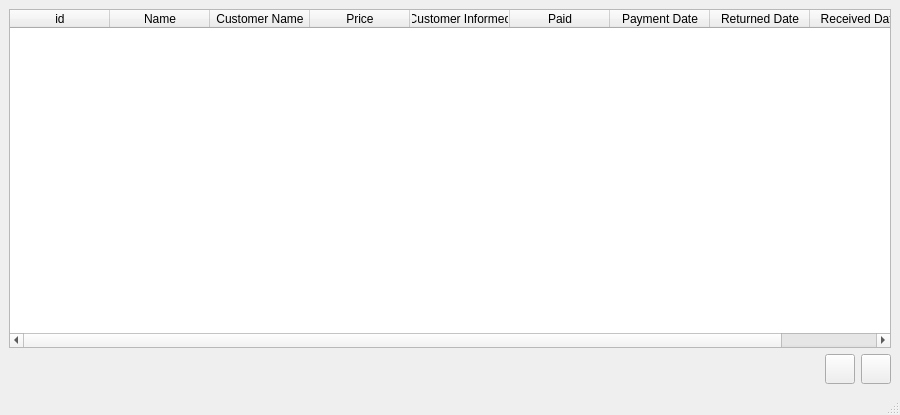
<?xml version="1.0" encoding="UTF-8"?>
<ui version="4.0">
 <class>fixedWindow</class>
 <widget class="QMainWindow" name="fixedWindow">
  <property name="windowModality">
   <enum>Qt::WindowModal</enum>
  </property>
  <property name="geometry">
   <rect>
    <x>0</x>
    <y>0</y>
    <width>900</width>
    <height>415</height>
   </rect>
  </property>
  <property name="minimumSize">
   <size>
    <width>900</width>
    <height>415</height>
   </size>
  </property>
  <property name="maximumSize">
   <size>
    <width>900</width>
    <height>415</height>
   </size>
  </property>
  <property name="windowTitle">
   <string>FIXED ITEMS</string>
  </property>
  <property name="windowIcon">
   <iconset resource="custom.qrc">
    <normaloff>:/icons/images/icons/naira.png</normaloff>:/icons/images/icons/naira.png</iconset>
  </property>
  <widget class="QWidget" name="centralwidget">
   <layout class="QVBoxLayout" name="verticalLayout">
    <item>
     <widget class="QTableWidget" name="tableWidget">
      <property name="selectionBehavior">
       <enum>QAbstractItemView::SelectRows</enum>
      </property>
      <column>
       <property name="text">
        <string>id</string>
       </property>
      </column>
      <column>
       <property name="text">
        <string>Name</string>
       </property>
      </column>
      <column>
       <property name="text">
        <string>Customer Name</string>
       </property>
      </column>
      <column>
       <property name="text">
        <string>Price</string>
       </property>
      </column>
      <column>
       <property name="text">
        <string>Customer Informed</string>
       </property>
      </column>
      <column>
       <property name="text">
        <string>Paid</string>
       </property>
      </column>
      <column>
       <property name="text">
        <string>Payment Date</string>
       </property>
      </column>
      <column>
       <property name="text">
        <string>Returned Date</string>
       </property>
      </column>
      <column>
       <property name="text">
        <string>Received Date</string>
       </property>
      </column>
     </widget>
    </item>
    <item>
     <layout class="QHBoxLayout" name="horizontalLayout">
      <property name="topMargin">
       <number>0</number>
      </property>
      <item>
       <spacer name="horizontalSpacer">
        <property name="orientation">
         <enum>Qt::Horizontal</enum>
        </property>
        <property name="sizeHint" stdset="0">
         <size>
          <width>40</width>
          <height>20</height>
         </size>
        </property>
       </spacer>
      </item>
      <item>
       <widget class="QPushButton" name="pushButtonReceiveMoney">
        <property name="minimumSize">
         <size>
          <width>30</width>
          <height>30</height>
         </size>
        </property>
        <property name="maximumSize">
         <size>
          <width>30</width>
          <height>30</height>
         </size>
        </property>
        <property name="statusTip">
         <string>Money received</string>
        </property>
        <property name="text">
         <string/>
        </property>
        <property name="icon">
         <iconset resource="custom.qrc">
          <normaloff>:/icons/images/icons/naira.png</normaloff>:/icons/images/icons/naira.png</iconset>
        </property>
       </widget>
      </item>
      <item>
       <widget class="QPushButton" name="pushButtonSendSms">
        <property name="minimumSize">
         <size>
          <width>30</width>
          <height>30</height>
         </size>
        </property>
        <property name="maximumSize">
         <size>
          <width>30</width>
          <height>30</height>
         </size>
        </property>
        <property name="statusTip">
         <string>Alert Customer</string>
        </property>
        <property name="text">
         <string/>
        </property>
        <property name="icon">
         <iconset resource="custom.qrc">
          <normaloff>:/icons/images/icons/envelope2.png</normaloff>:/icons/images/icons/envelope2.png</iconset>
        </property>
        <property name="iconSize">
         <size>
          <width>25</width>
          <height>25</height>
         </size>
        </property>
       </widget>
      </item>
     </layout>
    </item>
   </layout>
  </widget>
  <widget class="QStatusBar" name="statusbar"/>
 </widget>
 <resources>
  <include location="custom.qrc"/>
 </resources>
 <connections/>
</ui>
